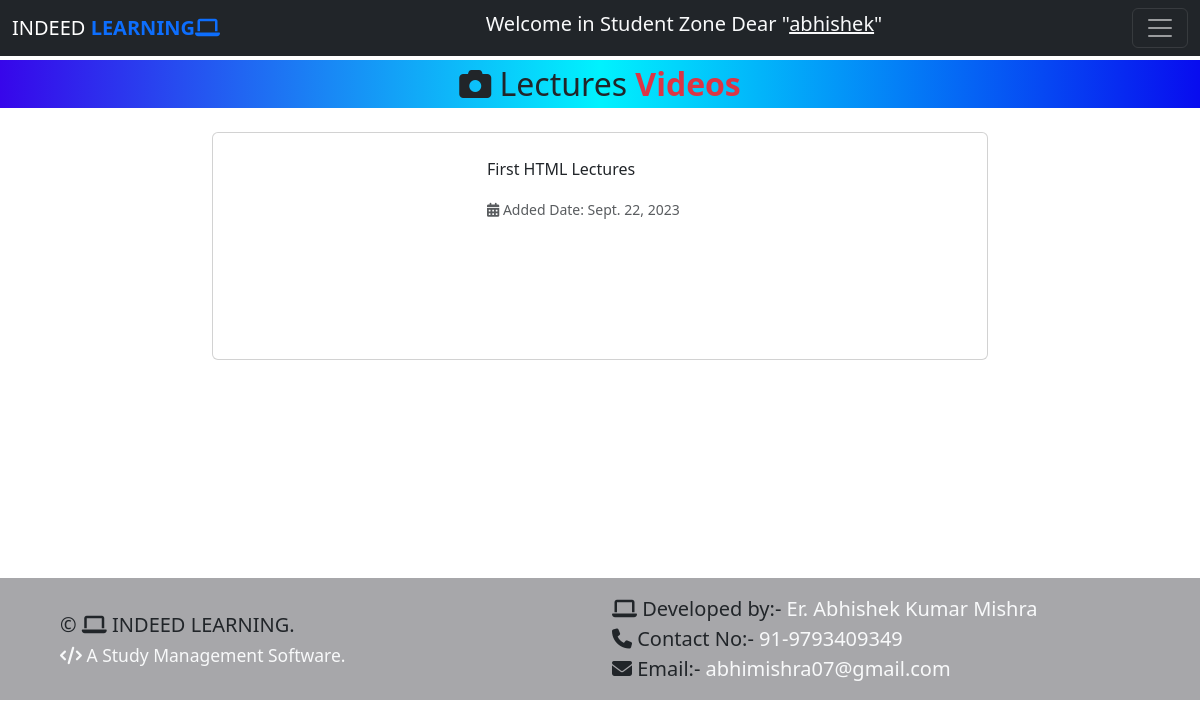
/student/lecturesvideo/?cid=1 (signed in), run on the app's committed database.
### user/models.py (models this page shows)
class mylectures(models.Model):
    video_category=models.ForeignKey(category,on_delete=models.CASCADE,null=True)
    video_batch=models.ForeignKey(studentbatch,on_delete=models.CASCADE,null=True)
    vlink=models.CharField(max_length=300,null=True)
    thumbnail=models.ImageField(upload_to='static/video',null=True)
    video_description=models.TextField(null=True)
    added_date=models.DateField(null=True)

### student/views.py (the view)
# urls.py: path('lecturesvideo/',views.lecturesvideo),
def lecturesvideo(request):
    batchid=request.session.get('batchid')
    cid=request.GET.get('cid')
    vdata=mylectures.objects.filter(video_category=cid,video_batch=batchid)
    md={"vdata":vdata}
    return render(request,'student/lecturesvideo.html',md)

### templates/student/lecturesvideo.html (shortened to what this page needs)
{% extends 'base1.html' %}
{% load static %}
{% block head1 %} <i class="fa-solid fa-camera"></i> Lectures{% endblock %}    {% block head2 %}Videos{% endblock %}
{% block studentzone %}
<div class="row mt-4">
    <div class="col-sm-8 mx-auto" >
        {% for i in vdata %}
        <div class="card mb-3">
            <div class="row g-0">
              <div class="col-md-4">
                <iframe style="min-height: 220px;" src="{{i.vlink}}" title="YouTube video player" frameborder="0" allow="accelerometer; autoplay; clipboard-write; encrypted-media; gyroscope; picture-in-picture; web-share" allowfullscreen></iframe>            </div>
              <div class="col-md-8">
                <div class="card-body">
                  <p class="card-text">{{i.video_description}}</p>
                  <p class="card-text"><small class="text-body-secondary"><i class="fa-solid fa-calendar-days"></i> Added Date: {{i.added_date}}</small></p>
                </div>
              </div>
            </div>
          </div>
        {% endfor %}
    </div>
</div>
{% endblock %}

### templates/base1.html (style rules this page uses)
:root { --bgcolor:linear-gradient(to right,rgb(55, 6, 234), rgba(0,242,254,1),rgb(8, 12, 239)) !important; --txtcolor1:blue !important; --txtcolor2:rgb(165, 21, 148) !important; }

### data on the page
mylectures: video_description "First HTML Lectures", added_date "Sept. 22, 2023"

### other printed values
{{ request.session.username }} "abhishek"
